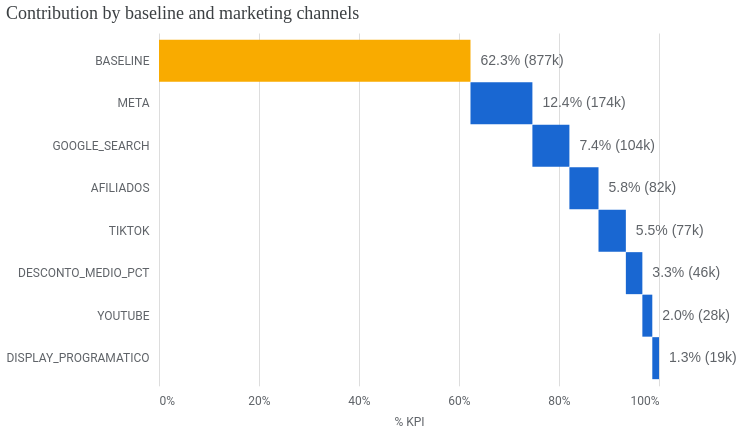

The cell this chart's notebook holds for it:
### Code cell
ms_contas.plot_contribution_waterfall_chart()

### Figure 1 — Vega-Lite specification as saved in the notebook (floating-point values rounded to 4 significant figures)
{"config": {"view": {"continuousWidth": 300, "continuousHeight": 300, "strokeOpacity": 0}, "axis": {"labelColor": "#5F6368", "labelFont": "Roboto", "labelFontSize": 12, "titleColor": "#5F6368", "titleFont": "Roboto", "titleFontSize": 12, "titleFontWeight": "normal", "titlePadding": 10}}, "layer": [{"mark": {"type": "bar", "size": 42}, "encoding": {"color": {"condition": {"test": "(datum.channel === 'BASELINE')", "value": "#F9AB00"}, "value": "#1967D2"}, "x": {"axis": {"domain": false, "format": "%", "labelPadding": 10, "tickCount": 5, "ticks": false}, "field": "prev_sum", "title": "% KPI", "type": "quantitative"}, "x2": {"field": "sum_outcome"}, "y": {"axis": {"domain": false, "labelLimit": 250, "labelPadding": 10, "ticks": false}, "field": "channel", "scale": {"paddingOuter": 0.2}, "sort": null, "title": null, "type": "nominal"}}, "transform": [{"window": [{"op": "sum", "field": "pct_of_contribution", "as": "sum_outcome"}, {"op": "lead", "field": "channel", "as": "kwargs"}]}, {"calculate": "datum.sum_outcome - datum.pct_of_contribution", "as": "prev_sum"}, {"calculate": "datum.incremental_outcome < 0 ? datum.prev_sum : datum.sum_outcome", "as": "text_x"}]}, {"mark": {"type": "text", "align": "left", "color": "#5F6368", "dx": 10, "fontSize": 14}, "encoding": {"text": {"field": "outcome_text", "type": "nominal"}, "x": {"field": "text_x", "type": "quantitative"}, "y": {"axis": {"domain": false, "labelLimit": 250, "labelPadding": 10, "ticks": false}, "field": "channel", "scale": {"paddingOuter": 0.2}, "sort": null, "title": null, "type": "nominal"}}, "transform": [{"window": [{"op": "sum", "field": "pct_of_contribution", "as": "sum_outcome"}, {"op": "lead", "field": "channel", "as": "kwargs"}]}, {"calculate": "datum.sum_outcome - datum.pct_of_contribution", "as": "prev_sum"}, {"calculate": "datum.incremental_outcome < 0 ? datum.prev_sum : datum.sum_outcome", "as": "text_x"}]}], "data": {"name": "data-6f324c38edcc4efd836aa06f59b2761c"}, "height": 352.8, "title": {"text": "Contribution by baseline and marketing channels", "anchor": "start", "color": "#3C4043", "font": "Google Sans Display", "fontSize": 18, "fontWeight": "normal", "offset": 10}, "width": 500, "$schema": "https://vega.github.io/schema/vega-lite/v6.4.1.json", "datasets": {"data-6f324c38edcc4efd836aa06f59b2761c": [{"channel": "BASELINE", "incremental_outcome": 877400.0, "pct_of_contribution": 0.623, "outcome_text": "62.3% (877k)"}, {"channel": "META", "incremental_outcome": 174400.0, "pct_of_contribution": 0.1238, "outcome_text": "12.4% (174k)"}, {"channel": "GOOGLE_SEARCH", "incremental_outcome": 104200.0, "pct_of_contribution": 0.07399, "outcome_text": "7.4% (104k)"}, {"channel": "AFILIADOS", "incremental_outcome": 82000.0, "pct_of_contribution": 0.05823, "outcome_text": "5.8% (82k)"}, {"channel": "TIKTOK", "incremental_outcome": 77020.0, "pct_of_contribution": 0.05469, "outcome_text": "5.5% (77k)"}, {"channel": "DESCONTO_MEDIO_PCT", "incremental_outcome": 46480.0, "pct_of_contribution": 0.03301, "outcome_text": "3.3% (46k)"}, {"channel": "YOUTUBE", "incremental_outcome": 28000.0, "pct_of_contribution": 0.01988, "outcome_text": "2.0% (28k)"}, {"channel": "DISPLAY_PROGRAMATICO", "incremental_outcome": 18880.0, "pct_of_contribution": 0.01341, "outcome_text": "1.3% (19k)"}]}}
